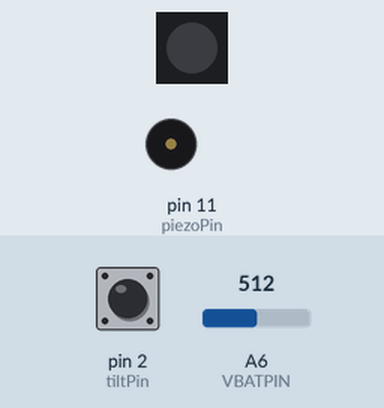
Recording of a sketch running on a simulated Arduino Nano, built with avr-gcc and run on an emulated ATmega328P. On the bench: 1 RGB LEDs in strip order, left to right, buzzer (waves = sounding). The inputs (shaded band) are chosen by the test bench; at power-on: pin 2 (tiltPin) HIGH, A6 (VBATPIN) = 512. Sleep ends after the set time or at an interrupt; the local clock reads 2024-03-15 10:24:30 at power-on unless the sketch sets it.

Above: at 5.75 s.
5.8 s: pin 2 (tiltPin) pulsed LOW 5 times (0.12 s each, 0.3 s apart)
At 5.85 s:
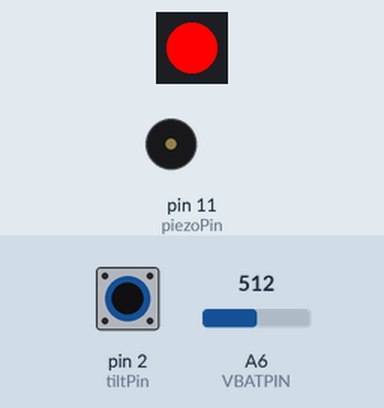
At 7.81 s:
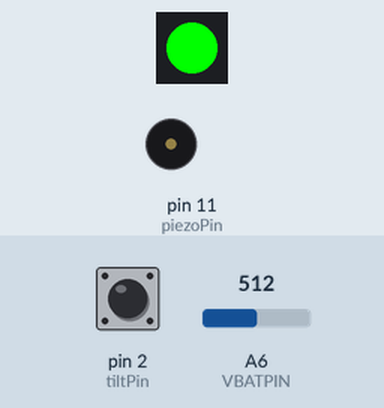
8.8 s: A6 (VBATPIN) set to 557
At 9.02 s:
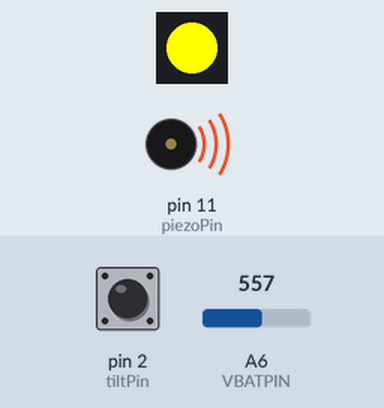
11.8 s: A6 (VBATPIN) set to 583
14.8 s: pin 2 (tiltPin) driven LOW
Timing chart, 0 to 18.8 s (numbered marks = the images above; inputs shaded):
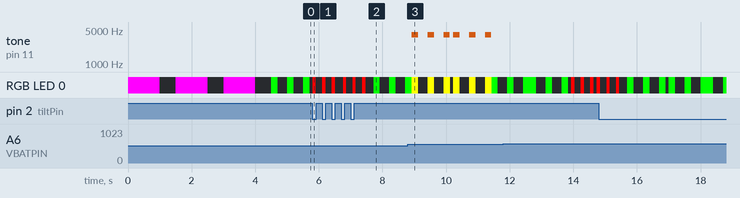

The sketch:

DogFeedAlert.ino
```cpp
// (licence header left out)
#include <avr/sleep.h>
#include <RTClib.h>
#include <FastLED.h>
#include <Wire.h>
#define LED_PIN 5
#define NUM_LEDS 1
#define alarmPin 3
#define tiltPin 2
#define VBATPIN A6
#define piezoPin 11
float VBat;
int Tilt;
bool fedFlag = true;
volatile bool tiltFlag;
static byte prevADCSRA;

RTC_DS3231 rtc;
DateTime nowTime = rtc.now;
CRGB leds[NUM_LEDS];

void setup() {
  //Uncomment to set time
  //if(rtc.lostPower()) rtc.adjust(DateTime(F(__DATE__), F(__TIME__)));

  rtc.begin();
  rtc.disableAlarm(1);
  rtc.disableAlarm(2);
  rtc.clearAlarm(1);
  rtc.clearAlarm(2);
  rtc.writeSqwPinMode(DS3231_OFF); // Place SQW pin into alarm interrupt mode
  rtc.disable32K();
  FastLED.addLeds<WS2812, LED_PIN, GRB>(leds, NUM_LEDS);
  pinMode(alarmPin, INPUT_PULLUP);
  pinMode(tiltPin, INPUT_PULLUP);

  //Blink Violet to show working
  leds[0] = CRGB(255, 0, 255);
  FastLED.show();
  delay(1000);
  leds[0] = CRGB(0, 0, 0);
  FastLED.show();
  delay(500);
  leds[0] = CRGB(255, 0, 255);
  FastLED.show();
  delay(1000);
  leds[0] = CRGB(0, 0, 0);
  FastLED.show();
  delay(500);
  leds[0] = CRGB(255, 0, 255);
  FastLED.show();
  delay(1000);
  leds[0] = CRGB(0, 0, 0);
  FastLED.show();
  delay(500);
}

void loop() {

  if (fedFlag) {
    BlinkGreen();
    rtc.disableAlarm(1);
    nowTime = rtc.now();

    if (nowTime.hour() >= 16) {
      rtc.setAlarm2(nowTime + TimeSpan(0, 11, 0, 0), DS3231_A2_Hour);
    }
    else {
     rtc.setAlarm2(nowTime + TimeSpan(0, 7, 0, 0), DS3231_A2_Hour);
    }

    GoToSleep();
    detachInterrupt (digitalPinToInterrupt(alarmPin));
    fedFlag = false;
    //LowBat();
  }
  while (!fedFlag) {
    BlinkRed();

    nowTime = rtc.now();
    rtc.setAlarm1(nowTime + TimeSpan(0, 0, 0, 15), DS3231_A1_Second);

    attachInterrupt (digitalPinToInterrupt(tiltPin), tilt_ISR, LOW);
    GoToSleep();
    detachInterrupt (digitalPinToInterrupt(alarmPin));

    if (tiltFlag) {
      delay(50);
      for (int i = 0; i < 50; i++) {
        Tilt = digitalRead(tiltPin) + Tilt;
        delay(2);

      }
      if (Tilt > 40) {

        BlinkGreen();
        CheckVBat();
        if (VBat < 3.7) LowBat();

        nowTime = rtc.now();
        rtc.setAlarm1(nowTime + TimeSpan(0, 0, 0, 30), DS3231_A1_Second);
        GoToSleep();
        detachInterrupt (digitalPinToInterrupt(alarmPin));
        CheckVBat();
        if (VBat < 3.7) LowBat();
        BlinkGreen();
        tiltFlag = false;
        fedFlag = true;


      }
      else {
        tiltFlag = false;
        attachInterrupt (digitalPinToInterrupt(tiltPin), tilt_ISR, LOW);
      }

    }
  }

}
//==============
void alarm_ISR() {
  sleep_disable();
}
//=============
void tilt_ISR() {
  sleep_disable();
  detachInterrupt (digitalPinToInterrupt(tiltPin));
  tiltFlag = true;
}
//=============
void GoToSleep() {
  // Disable the ADC (Analog to digital converter, pins A0 [14] to A5 [19])
  prevADCSRA = ADCSRA;
  ADCSRA = 0;
  set_sleep_mode(SLEEP_MODE_PWR_DOWN);
  sleep_enable();

  // Turn of Brown Out Detection (low voltage)
  MCUCR = bit (BODS) | bit(BODSE);
  MCUCR = bit(BODS);

  attachInterrupt (digitalPinToInterrupt(alarmPin), alarm_ISR, FALLING);
  sleep_cpu();

  ADCSRA = prevADCSRA;
  detachInterrupt (digitalPinToInterrupt(alarmPin));
  rtc.disableAlarm(1);
  rtc.disableAlarm(2);
  rtc.clearAlarm(1);
  rtc.clearAlarm(2);
}
//=============
void LowBat() {
  leds[0] = CRGB(255, 255, 0);
  FastLED.show();
  tone(piezoPin, 4000, 200);
  delay(200);
  leds[0] = CRGB(0, 0, 0);
  FastLED.show();
  delay(300);
  leds[0] = CRGB(255, 255, 0);
  FastLED.show();
  tone(piezoPin, 4000, 200);
  delay(200);
  leds[0] = CRGB(0, 0, 0);
  FastLED.show();
  delay(300);
  leds[0] = CRGB(255, 255, 0);
  FastLED.show();
  tone(piezoPin, 4000, 200);
  delay(200);
  leds[0] = CRGB(0, 0, 0);
  FastLED.show();
}
//=============
void BlinkGreen() {
  leds[0] = CRGB(0, 255, 0);
  FastLED.show();
  delay(200);
  leds[0] = CRGB(0, 0, 0);
  FastLED.show();
  delay(300);
  leds[0] = CRGB(0, 255, 0);
  FastLED.show();
  delay(200);
  leds[0] = CRGB(0, 0, 0);
  FastLED.show();
  delay(300);
  leds[0] = CRGB(0, 255, 0);
  FastLED.show();
  delay(200);
  leds[0] = CRGB(0, 0, 0);
  FastLED.show();
}
//=============
void BlinkRed() {
  leds[0] = CRGB(255, 0, 0);
  FastLED.show();
  delay(100);
  leds[0] = CRGB(0, 0, 0);
  FastLED.show();
  delay(200);
  leds[0] = CRGB(255, 0, 0);
  FastLED.show();
  delay(100);
  leds[0] = CRGB(0, 0, 0);
  FastLED.show();
  delay(200);
  leds[0] = CRGB(255, 0, 0);
  FastLED.show();
  delay(100);
  leds[0] = CRGB(0, 0, 0);
  FastLED.show();
}
//Measure battery voltage
//=============
void CheckVBat() {
  VBat = analogRead(VBATPIN);
  VBat *= 6.6;
  VBat /= 1024;
}
```

Measured:
- by itself, tone on pin 11 (piezoPin): plays 4000 Hz for 0.20 s, 4000 Hz for 0.20 s, 4000 Hz for 0.20 s, 4000 Hz for 0.20 s, 4000 Hz for 0.20 s, 4000 Hz for 0.20 s
